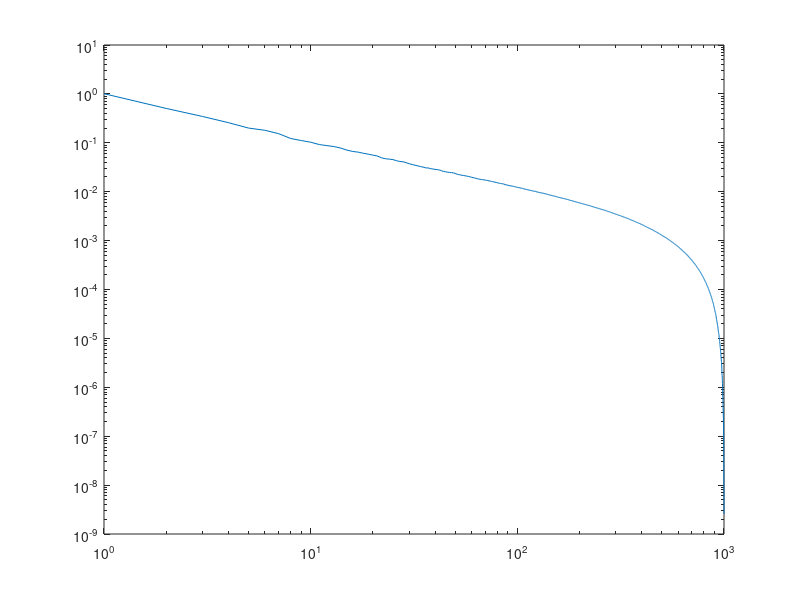

Recreate this plot in MATLAB.
%% Synthesize data matrices with power law decay eigenspectra

% Set parameters
num_samples = 5000; % Number of samples
num_features = 1000; % Number of features
power_law_exponent = -1; % Exponent of power law decay
variance_scale = 1; % Scaling factor for eigenvectors' variances

% Generate principal components
eigenvalues = (1:num_features).^power_law_exponent;
eigenvectors = randn(num_features);
eigenvectors = eigenvectors ./ sqrt(sum(eigenvectors.^2, 1)); % Normalize columns

% Scale eigenvectors' variances
eigenvectors = eigenvectors .* sqrt(eigenvalues) * variance_scale;

% Generate random data
X = randn(num_samples, num_features) * eigenvectors;

% Check eigenspectrum
[~, ~, eigenvalues] = pca(X);
figure
loglog(eigenvalues)